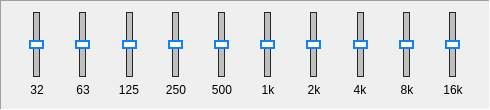
         <widget class="QFrame" name="EQ2_frame2">
          <property name="sizePolicy">
           <sizepolicy hsizetype="Fixed" vsizetype="Fixed">
            <horstretch>0</horstretch>
            <verstretch>0</verstretch>
           </sizepolicy>
          </property>
          <property name="minimumSize">
           <size>
            <width>490</width>
            <height>110</height>
           </size>
          </property>
          <property name="maximumSize">
           <size>
            <width>490</width>
            <height>110</height>
           </size>
          </property>
          <property name="frameShape">
           <enum>QFrame::Panel</enum>
          </property>
          <property name="frameShadow">
           <enum>QFrame::Sunken</enum>
          </property>
          <layout class="QHBoxLayout" name="horizontalLayout_3">
           <item>
            <spacer name="horizontalSpacer_5">
             <property name="orientation">
              <enum>Qt::Horizontal</enum>
             </property>
             <property name="sizeType">
              <enum>QSizePolicy::Fixed</enum>
             </property>
             <property name="sizeHint" stdset="0">
              <size>
               <width>5</width>
               <height>20</height>
              </size>
             </property>
            </spacer>
           </item>
           <item>
            <layout class="QVBoxLayout" name="Band1_3">
             <item alignment="Qt::AlignHCenter">
              <widget class="QSlider" name="EQ2_32">
               <property name="minimumSize">
                <size>
                 <width>0</width>
                 <height>65</height>
                </size>
               </property>
               <property name="maximumSize">
                <size>
                 <width>16777215</width>
                 <height>65</height>
                </size>
               </property>
               <property name="font">
                <font>
                 <kerning>true</kerning>
                </font>
               </property>
               <property name="styleSheet">
                <string notr="true">.QSlider::groove:vertical {
    border: 1px solid #262626;
	background: rgb(191, 191, 191);
	width: 5px;
	margin: 0 12px;
}

.QSlider::handle:vertical {
    background: white;
    border: 2px solid rgb(15, 128, 255);
    height: 5px;
    width: 10px;
	margin: 0px -5px

}


</string>
               </property>
               <property name="minimum">
                <number>-1</number>
               </property>
               <property name="maximum">
                <number>1</number>
               </property>
               <property name="pageStep">
                <number>1</number>
               </property>
               <property name="tracking">
                <bool>true</bool>
               </property>
               <property name="orientation">
                <enum>Qt::Vertical</enum>
               </property>
               <property name="invertedAppearance">
                <bool>false</bool>
               </property>
               <property name="invertedControls">
                <bool>false</bool>
               </property>
              </widget>
             </item>
             <item alignment="Qt::AlignHCenter|Qt::AlignTop">
              <widget class="QLabel" name="EQ2_32_Lab">
               <property name="minimumSize">
                <size>
                 <width>30</width>
                 <height>0</height>
                </size>
               </property>
               <property name="maximumSize">
                <size>
                 <width>30</width>
                 <height>16777215</height>
                </size>
               </property>
               <property name="text">
                <string>32</string>
               </property>
               <property name="alignment">
                <set>Qt::AlignCenter</set>
               </property>
              </widget>
             </item>
            </layout>
           </item>
           <item>
            <layout class="QVBoxLayout" name="Band2_3">
             <item alignment="Qt::AlignHCenter">
              <widget class="QSlider" name="EQ2_63">
               <property name="minimumSize">
                <size>
                 <width>0</width>
                 <height>65</height>
                </size>
               </property>
               <property name="maximumSize">
                <size>
                 <width>16777215</width>
                 <height>65</height>
                </size>
               </property>
               <property name="font">
                <font>
                 <kerning>true</kerning>
                </font>
               </property>
               <property name="styleSheet">
                <string notr="true">.QSlider::groove:vertical {
    border: 1px solid #262626;
	background: rgb(191, 191, 191);
	width: 5px;
	margin: 0 12px;
}

.QSlider::handle:vertical {
    background: white;
    border: 2px solid rgb(15, 128, 255);
    height: 5px;
    width: 10px;
	margin: 0px -5px

}


</string>
               </property>
               <property name="minimum">
                <number>-1</number>
               </property>
               <property name="maximum">
                <number>1</number>
               </property>
               <property name="pageStep">
                <number>1</number>
               </property>
               <property name="tracking">
                <bool>true</bool>
               </property>
               <property name="orientation">
                <enum>Qt::Vertical</enum>
               </property>
               <property name="invertedAppearance">
                <bool>false</bool>
               </property>
               <property name="invertedControls">
                <bool>false</bool>
               </property>
              </widget>
             </item>
             <item alignment="Qt::AlignHCenter|Qt::AlignTop">
              <widget class="QLabel" name="EQ2_63_Lab">
               <property name="minimumSize">
                <size>
                 <width>30</width>
                 <height>0</height>
                </size>
               </property>
               <property name="maximumSize">
                <size>
                 <width>30</width>
                 <height>16777215</height>
                </size>
               </property>
               <property name="text">
                <string>63</string>
               </property>
               <property name="alignment">
                <set>Qt::AlignCenter</set>
               </property>
              </widget>
             </item>
            </layout>
           </item>
           <item>
            <layout class="QVBoxLayout" name="Band3_3">
             <item alignment="Qt::AlignHCenter">
              <widget class="QSlider" name="EQ2_125">
               <property name="minimumSize">
                <size>
                 <width>0</width>
                 <height>65</height>
                </size>
               </property>
               <property name="maximumSize">
                <size>
                 <width>16777215</width>
                 <height>65</height>
                </size>
               </property>
               <property name="font">
                <font>
                 <kerning>true</kerning>
                </font>
               </property>
               <property name="styleSheet">
                <string notr="true">.QSlider::groove:vertical {
    border: 1px solid #262626;
	background: rgb(191, 191, 191);
	width: 5px;
	margin: 0 12px;
}

.QSlider::handle:vertical {
    background: white;
    border: 2px solid rgb(15, 128, 255);
    height: 5px;
    width: 10px;
	margin: 0px -5px

}


</string>
               </property>
               <property name="minimum">
                <number>-1</number>
               </property>
               <property name="maximum">
                <number>1</number>
               </property>
               <property name="pageStep">
                <number>1</number>
               </property>
               <property name="tracking">
                <bool>true</bool>
               </property>
               <property name="orientation">
                <enum>Qt::Vertical</enum>
               </property>
               <property name="invertedAppearance">
                <bool>false</bool>
               </property>
               <property name="invertedControls">
                <bool>false</bool>
               </property>
              </widget>
             </item>
             <item alignment="Qt::AlignHCenter|Qt::AlignTop">
              <widget class="QLabel" name="EQ2_125_Lab">
               <property name="minimumSize">
                <size>
                 <width>30</width>
                 <height>0</height>
                </size>
               </property>
               <property name="maximumSize">
                <size>
                 <width>30</width>
                 <height>16777215</height>
                </size>
               </property>
               <property name="text">
                <string>125</string>
               </property>
               <property name="alignment">
                <set>Qt::AlignCenter</set>
               </property>
              </widget>
             </item>
            </layout>
           </item>
           <item>
            <layout class="QVBoxLayout" name="Band4_3">
             <item alignment="Qt::AlignHCenter">
              <widget class="QSlider" name="EQ2_250">
               <property name="minimumSize">
                <size>
                 <width>0</width>
                 <height>65</height>
                </size>
               </property>
               <property name="maximumSize">
                <size>
                 <width>16777215</width>
                 <height>65</height>
                </size>
               </property>
               <property name="font">
                <font>
                 <kerning>true</kerning>
                </font>
               </property>
               <property name="styleSheet">
                <string notr="true">.QSlider::groove:vertical {
    border: 1px solid #262626;
	background: rgb(191, 191, 191);
	width: 5px;
	margin: 0 12px;
}

.QSlider::handle:vertical {
    background: white;
    border: 2px solid rgb(15, 128, 255);
    height: 5px;
    width: 10px;
	margin: 0px -5px

}


</string>
               </property>
               <property name="minimum">
                <number>-1</number>
               </property>
               <property name="maximum">
                <number>1</number>
               </property>
               <property name="pageStep">
                <number>1</number>
               </property>
               <property name="tracking">
                <bool>true</bool>
               </property>
               <property name="orientation">
                <enum>Qt::Vertical</enum>
               </property>
               <property name="invertedAppearance">
                <bool>false</bool>
               </property>
               <property name="invertedControls">
                <bool>false</bool>
               </property>
              </widget>
             </item>
             <item alignment="Qt::AlignHCenter|Qt::AlignTop">
              <widget class="QLabel" name="EQ2_250_Lab">
               <property name="minimumSize">
                <size>
                 <width>30</width>
                 <height>0</height>
                </size>
               </property>
               <property name="maximumSize">
                <size>
                 <width>30</width>
                 <height>16777215</height>
                </size>
               </property>
               <property name="text">
                <string>250</string>
               </property>
               <property name="alignment">
                <set>Qt::AlignCenter</set>
               </property>
              </widget>
             </item>
            </layout>
           </item>
           <item>
            <layout class="QVBoxLayout" name="Band5_3">
             <item alignment="Qt::AlignHCenter">
              <widget class="QSlider" name="EQ2_500">
               <property name="minimumSize">
                <size>
                 <width>0</width>
                 <height>65</height>
                </size>
               </property>
               <property name="maximumSize">
                <size>
                 <width>16777215</width>
                 <height>65</height>
                </size>
               </property>
               <property name="font">
                <font>
                 <kerning>true</kerning>
                </font>
               </property>
               <property name="styleSheet">
                <string notr="true">.QSlider::groove:vertical {
    border: 1px solid #262626;
	background: rgb(191, 191, 191);
	width: 5px;
	margin: 0 12px;
}

.QSlider::handle:vertical {
    background: white;
    border: 2px solid rgb(15, 128, 255);
    height: 5px;
    width: 10px;
	margin: 0px -5px

}


</string>
               </property>
               <property name="minimum">
                <number>-1</number>
               </property>
               <property name="maximum">
                <number>1</number>
               </property>
               <property name="pageStep">
                <number>1</number>
               </property>
               <property name="tracking">
                <bool>true</bool>
               </property>
               <property name="orientation">
                <enum>Qt::Vertical</enum>
               </property>
               <property name="invertedAppearance">
                <bool>false</bool>
               </property>
               <property name="invertedControls">
                <bool>false</bool>
               </property>
              </widget>
             </item>
             <item alignment="Qt::AlignHCenter|Qt::AlignTop">
              <widget class="QLabel" name="EQ2_500_Lab">
               <property name="minimumSize">
                <size>
                 <width>30</width>
                 <height>0</height>
                </size>
               </property>
               <property name="maximumSize">
                <size>
                 <width>30</width>
                 <height>16777215</height>
                </size>
               </property>
               <property name="text">
                <string>500</string>
               </property>
               <property name="alignment">
                <set>Qt::AlignCenter</set>
               </property>
              </widget>
             </item>
            </layout>
           </item>
           <item>
            <layout class="QVBoxLayout" name="Band6_3">
             <item alignment="Qt::AlignHCenter">
              <widget class="QSlider" name="EQ2_1000">
               <property name="minimumSize">
                <size>
                 <width>0</width>
                 <height>65</height>
                </size>
               </property>
               <property name="maximumSize">
                <size>
                 <width>16777215</width>
                 <height>65</height>
                </size>
               </property>
               <property name="sizeIncrement">
                <size>
                 <width>0</width>
                 <height>0</height>
                </size>
               </property>
               <property name="font">
                <font>
                 <kerning>true</kerning>
                </font>
               </property>
               <property name="styleSheet">
                <string notr="true">.QSlider::groove:vertical {
    border: 1px solid #262626;
	background: rgb(191, 191, 191);
	width: 5px;
	margin: 0 12px;
}

.QSlider::handle:vertical {
    background: white;
    border: 2px solid rgb(15, 128, 255);
    height: 5px;
    width: 10px;
	margin: 0px -5px

}


</string>
               </property>
               <property name="minimum">
                <number>-1</number>
               </property>
               <property name="maximum">
                <number>1</number>
               </property>
               <property name="pageStep">
                <number>1</number>
               </property>
               <property name="tracking">
                <bool>true</bool>
               </property>
               <property name="orientation">
                <enum>Qt::Vertical</enum>
               </property>
               <property name="invertedAppearance">
                <bool>false</bool>
               </property>
               <property name="invertedControls">
                <bool>false</bool>
               </property>
              </widget>
             </item>
             <item alignment="Qt::AlignHCenter|Qt::AlignTop">
              <widget class="QLabel" name="EQ2_1000_Lab">
               <property name="minimumSize">
                <size>
                 <width>34</width>
                 <height>0</height>
                </size>
               </property>
               <property name="maximumSize">
                <size>
                 <width>34</width>
                 <height>16777215</height>
                </size>
               </property>
               <property name="text">
                <string>1k</string>
               </property>
               <property name="alignment">
                <set>Qt::AlignCenter</set>
               </property>
              </widget>
             </item>
            </layout>
           </item>
           <item>
            <layout class="QVBoxLayout" name="Band7_3">
             <item alignment="Qt::AlignHCenter">
              <widget class="QSlider" name="EQ2_2000">
               <property name="minimumSize">
                <size>
                 <width>0</width>
                 <height>65</height>
                </size>
               </property>
               <property name="maximumSize">
                <size>
                 <width>16777215</width>
                 <height>65</height>
                </size>
               </property>
               <property name="font">
                <font>
                 <kerning>true</kerning>
                </font>
               </property>
               <property name="styleSheet">
                <string notr="true">.QSlider::groove:vertical {
    border: 1px solid #262626;
	background: rgb(191, 191, 191);
	width: 5px;
	margin: 0 12px;
}

.QSlider::handle:vertical {
    background: white;
    border: 2px solid rgb(15, 128, 255);
    height: 5px;
    width: 10px;
	margin: 0px -5px

}


</string>
               </property>
               <property name="minimum">
                <number>-1</number>
               </property>
               <property name="maximum">
                <number>1</number>
               </property>
               <property name="pageStep">
                <number>1</number>
               </property>
               <property name="tracking">
                <bool>true</bool>
               </property>
               <property name="orientation">
                <enum>Qt::Vertical</enum>
               </property>
               <property name="invertedAppearance">
                <bool>false</bool>
               </property>
               <property name="invertedControls">
                <bool>false</bool>
               </property>
              </widget>
             </item>
             <item alignment="Qt::AlignHCenter|Qt::AlignTop">
              <widget class="QLabel" name="EQ2_2000_Lab">
               <property name="minimumSize">
                <size>
                 <width>30</width>
                 <height>0</height>
                </size>
               </property>
               <property name="maximumSize">
                <size>
                 <width>30</width>
                 <height>16777215</height>
                </size>
               </property>
               <property name="text">
                <string>2k</string>
               </property>
               <property name="alignment">
                <set>Qt::AlignCenter</set>
               </property>
              </widget>
             </item>
            </layout>
           </item>
           <item>
            <layout class="QVBoxLayout" name="Band8_3">
             <item alignment="Qt::AlignHCenter">
              <widget class="QSlider" name="EQ2_4000">
               <property name="minimumSize">
                <size>
                 <width>0</width>
                 <height>65</height>
                </size>
               </property>
               <property name="maximumSize">
                <size>
                 <width>16777215</width>
                 <height>65</height>
                </size>
               </property>
               <property name="font">
                <font>
                 <kerning>true</kerning>
                </font>
               </property>
               <property name="styleSheet">
                <string notr="true">.QSlider::groove:vertical {
    border: 1px solid #262626;
	background: rgb(191, 191, 191);
	width: 5px;
	margin: 0 12px;
}

.QSlider::handle:vertical {
    background: white;
    border: 2px solid rgb(15, 128, 255);
    height: 5px;
    width: 10px;
	margin: 0px -5px

}


</string>
               </property>
               <property name="minimum">
                <number>-1</number>
               </property>
               <property name="maximum">
                <number>1</number>
               </property>
               <property name="pageStep">
                <number>1</number>
               </property>
               <property name="tracking">
                <bool>true</bool>
               </property>
               <property name="orientation">
                <enum>Qt::Vertical</enum>
               </property>
               <property name="invertedAppearance">
                <bool>false</bool>
               </property>
               <property name="invertedControls">
                <bool>false</bool>
               </property>
              </widget>
             </item>
             <item alignment="Qt::AlignHCenter|Qt::AlignTop">
              <widget class="QLabel" name="EQ2_4000_Lab">
               <property name="minimumSize">
                <size>
                 <width>30</width>
                 <height>0</height>
                </size>
               </property>
               <property name="maximumSize">
                <size>
                 <width>30</width>
                 <height>16777215</height>
                </size>
               </property>
               <property name="text">
                <string>4k</string>
               </property>
               <property name="alignment">
                <set>Qt::AlignCenter</set>
               </property>
              </widget>
             </item>
            </layout>
           </item>
           <item>
            <layout class="QVBoxLayout" name="Band9_3">
             <item alignment="Qt::AlignHCenter">
              <widget class="QSlider" name="EQ2_8000">
               <property name="minimumSize">
                <size>
                 <width>0</width>
                 <height>65</height>
                </size>
               </property>
               <property name="maximumSize">
                <size>
                 <width>16777215</width>
                 <height>65</height>
                </size>
               </property>
               <property name="font">
                <font>
                 <kerning>true</kerning>
                </font>
               </property>
               <property name="styleSheet">
                <string notr="true">.QSlider::groove:vertical {
    border: 1px solid #262626;
	background: rgb(191, 191, 191);
	width: 5px;
	margin: 0 12px;
}

.QSlider::handle:vertical {
    background: white;
    border: 2px solid rgb(15, 128, 255);
    height: 5px;
    width: 10px;
	margin: 0px -5px

}


</string>
               </property>
               <property name="minimum">
                <number>-1</number>
               </property>
               <property name="maximum">
                <number>1</number>
               </property>
               <property name="pageStep">
                <number>1</number>
               </property>
               <property name="tracking">
                <bool>true</bool>
               </property>
               <property name="orientation">
                <enum>Qt::Vertical</enum>
               </property>
               <property name="invertedAppearance">
                <bool>false</bool>
               </property>
               <property name="invertedControls">
                <bool>false</bool>
               </property>
              </widget>
             </item>
             <item alignment="Qt::AlignHCenter|Qt::AlignTop">
              <widget class="QLabel" name="EQ2_8000_Lab">
               <property name="minimumSize">
                <size>
                 <width>30</width>
                 <height>0</height>
                </size>
               </property>
               <property name="maximumSize">
                <size>
                 <width>30</width>
                 <height>16777215</height>
                </size>
               </property>
               <property name="text">
                <string>8k</string>
               </property>
               <property name="alignment">
                <set>Qt::AlignCenter</set>
               </property>
              </widget>
             </item>
            </layout>
           </item>
           <item>
            <layout class="QVBoxLayout" name="Band10_3">
             <item alignment="Qt::AlignHCenter">
              <widget class="QSlider" name="EQ2_16000">
               <property name="minimumSize">
                <size>
                 <width>0</width>
                 <height>65</height>
                </size>
               </property>
               <property name="maximumSize">
                <size>
                 <width>16777215</width>
                 <height>65</height>
                </size>
               </property>
               <property name="font">
                <font>
                 <kerning>true</kerning>
                </font>
               </property>
               <property name="styleSheet">
                <string notr="true">.QSlider::groove:vertical {
    border: 1px solid #262626;
	background: rgb(191, 191, 191);
	width: 5px;
	margin: 0 12px;
}

.QSlider::handle:vertical {
    background: white;
    border: 2px solid rgb(15, 128, 255);
    height: 5px;
    width: 10px;
	margin: 0px -5px

}


</string>
               </property>
               <property name="minimum">
                <number>-1</number>
               </property>
               <property name="maximum">
                <number>1</number>
               </property>
               <property name="pageStep">
                <number>1</number>
               </property>
               <property name="tracking">
                <bool>true</bool>
               </property>
               <property name="orientation">
                <enum>Qt::Vertical</enum>
               </property>
               <property name="invertedAppearance">
                <bool>false</bool>
               </property>
               <property name="invertedControls">
                <bool>false</bool>
               </property>
              </widget>
             </item>
             <item alignment="Qt::AlignHCenter|Qt::AlignTop">
              <widget class="QLabel" name="EQ2_16000_Lab">
               <property name="minimumSize">
                <size>
                 <width>30</width>
                 <height>0</height>
                </size>
               </property>
               <property name="maximumSize">
                <size>
                 <width>30</width>
                 <height>16777215</height>
                </size>
               </property>
               <property name="text">
                <string>16k</string>
               </property>
               <property name="alignment">
                <set>Qt::AlignCenter</set>
               </property>
              </widget>
             </item>
            </layout>
           </item>
           <item>
            <spacer name="horizontalSpacer_6">
             <property name="orientation">
              <enum>Qt::Horizontal</enum>
             </property>
             <property name="sizeType">
              <enum>QSizePolicy::Fixed</enum>
             </property>
             <property name="sizeHint" stdset="0">
              <size>
               <width>5</width>
               <height>20</height>
              </size>
             </property>
            </spacer>
           </item>
          </layout>
         </widget>
